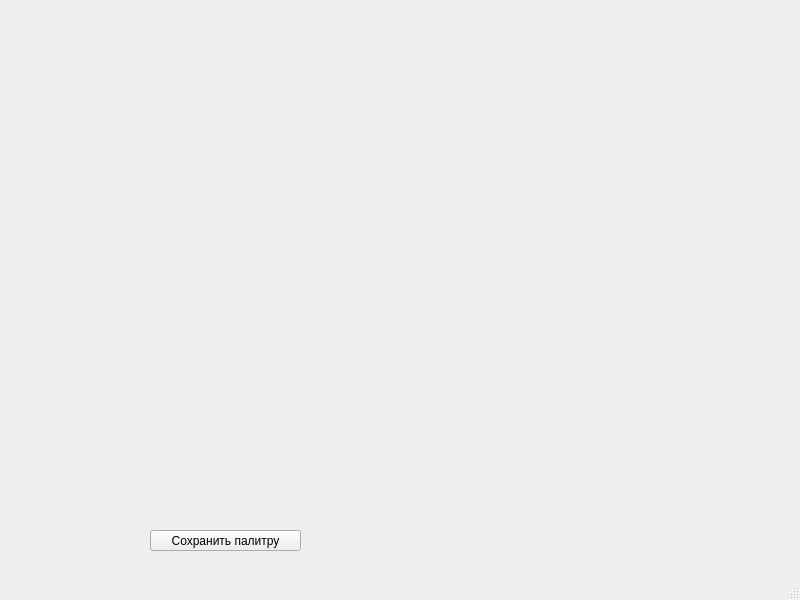
<?xml version="1.0" encoding="UTF-8"?>
<ui version="4.0">
 <class>MainWindow</class>
 <widget class="QMainWindow" name="MainWindow">
  <property name="geometry">
   <rect>
    <x>0</x>
    <y>0</y>
    <width>800</width>
    <height>600</height>
   </rect>
  </property>
  <property name="windowTitle">
   <string>MainWindow</string>
  </property>
  <widget class="QWidget" name="centralwidget">
   <widget class="QLabel" name="label">
    <property name="geometry">
     <rect>
      <x>0</x>
      <y>0</y>
      <width>640</width>
      <height>480</height>
     </rect>
    </property>
    <property name="text">
     <string/>
    </property>
   </widget>
   <widget class="QLabel" name="label_9">
    <property name="geometry">
     <rect>
      <x>640</x>
      <y>0</y>
      <width>160</width>
      <height>480</height>
     </rect>
    </property>
    <property name="text">
     <string/>
    </property>
   </widget>
   <widget class="QPushButton" name="pushButton_2">
    <property name="geometry">
     <rect>
      <x>150</x>
      <y>530</y>
      <width>151</width>
      <height>21</height>
     </rect>
    </property>
    <property name="text">
     <string>Сохранить палитру</string>
    </property>
   </widget>
   <widget class="QWidget" name="verticalLayoutWidget">
    <property name="geometry">
     <rect>
      <x>0</x>
      <y>530</y>
      <width>151</width>
      <height>21</height>
     </rect>
    </property>
    <layout class="QVBoxLayout" name="verticalLayout"/>
   </widget>
  </widget>
  <widget class="QMenuBar" name="menubar">
   <property name="geometry">
    <rect>
     <x>0</x>
     <y>0</y>
     <width>800</width>
     <height>20</height>
    </rect>
   </property>
  </widget>
  <widget class="QStatusBar" name="statusbar"/>
 </widget>
 <resources/>
 <connections/>
</ui>
